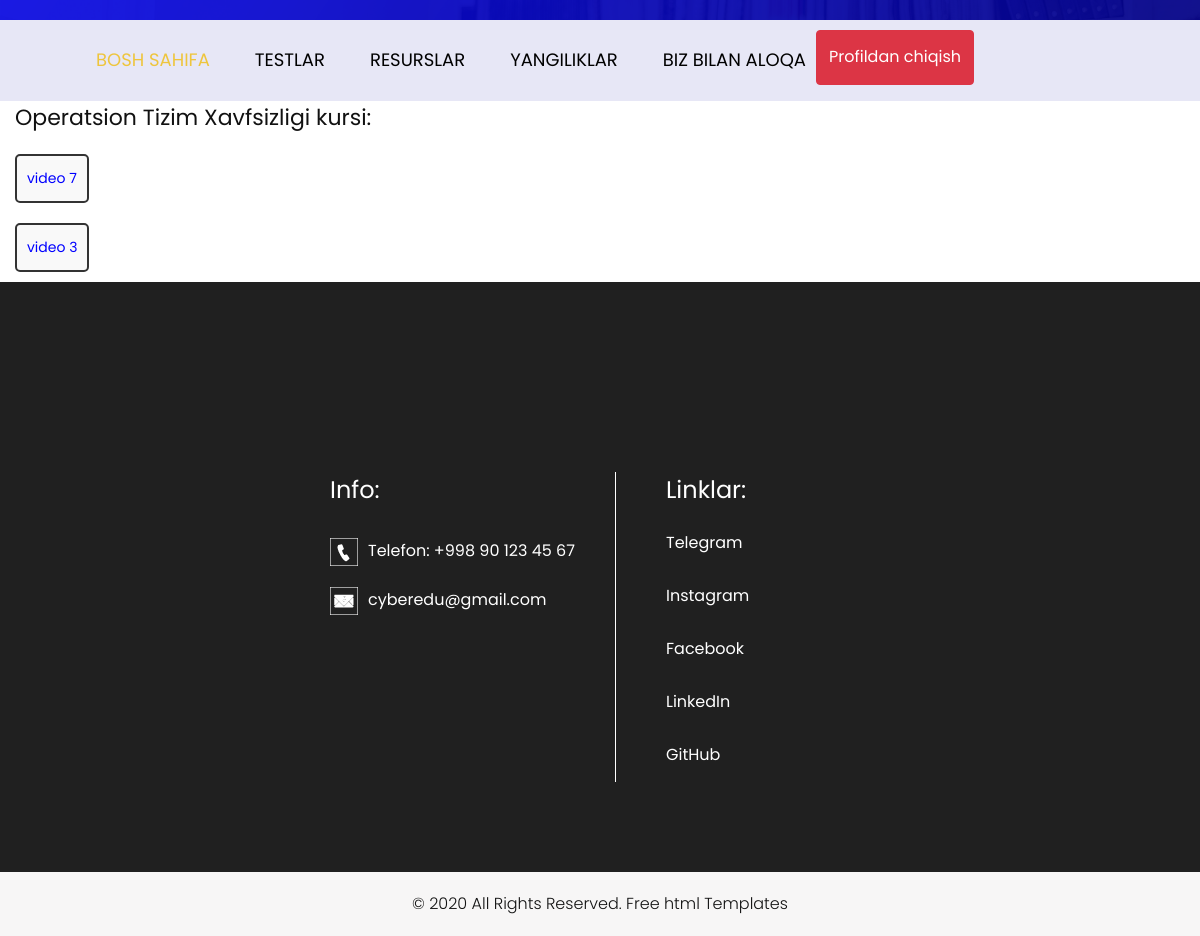
The page /operation-system/ (signed in) on the database as committed earlier.
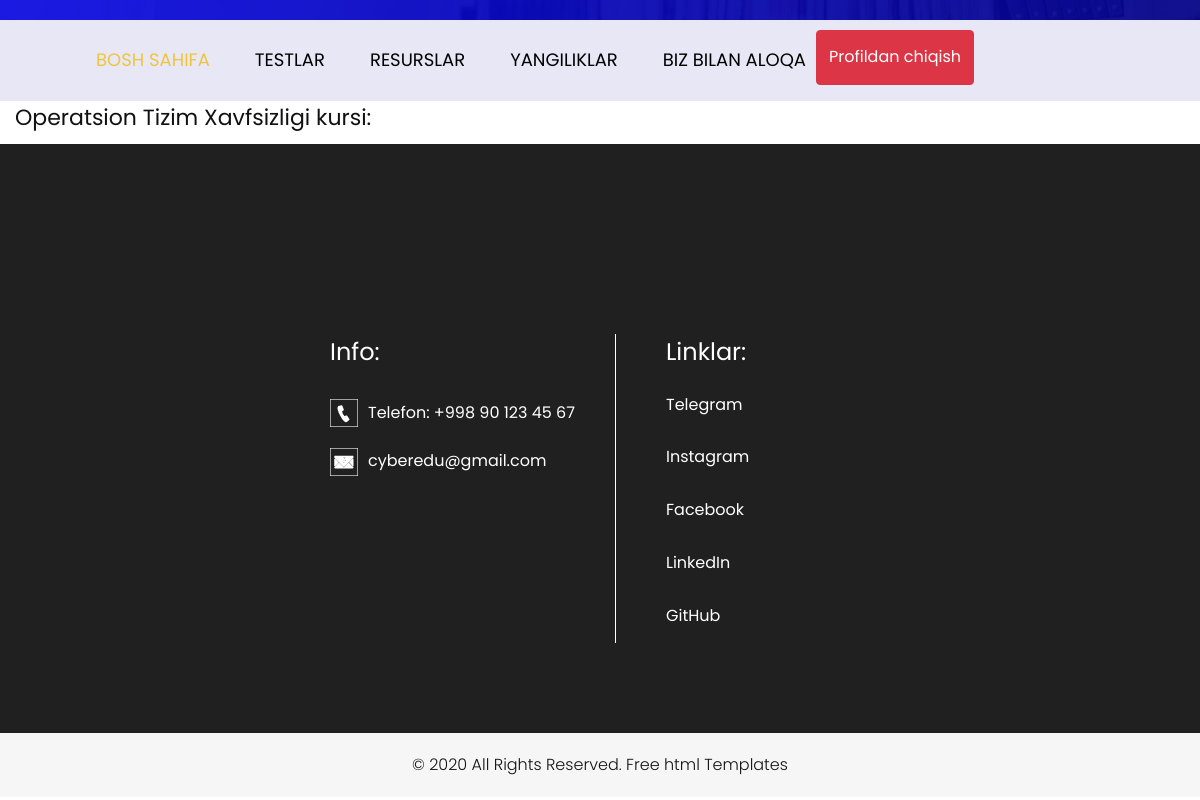
The same page on the database as committed later.
### videos/models.py (models this page shows, shortened)
class Videos(models.Model):
    class Status(models.TextChoices):
        Draft = 'DF', 'Draft'
        Published = 'PB', 'Published'
    title = models.CharField(max_length=250)
    slug = models.SlugField(max_length=250)
    body = models.TextField()
    video = models.FileField(upload_to='courses/videos')
    category = models.ForeignKey(Category,
                                 on_delete=models.CASCADE
                                 )
    publish_time = models.DateTimeField(default=timezone.now)
    created_time = models.DateTimeField(auto_now_add=True)
    updated_time = models.DateTimeField(auto_now=True)
    status = models.CharField(max_length=2,
                              choices=Status.choices,
                              default=Status.Draft
                              )
    objects = models.Manager()
    published = PublishedManager()
    class Meta:
        ordering = ["-publish_time"]

### videos/views.py (the view)
# urls.py: path('operation-system/', OperationSystemSecurityView.as_view(), name='operation_system_page'),
class OperationSystemSecurityView(BaseSubadminView):
    model = Videos
    template_name = 'videos/operation_system_security.html'
    context_object_name = 'operationsystemsecurity'
    def get_queryset(self):
        return Videos.objects.filter(
            status=Videos.Status.Published,
            category__name='OperationSystem'
        )

### videos/views.py (called while the page is built)
    def test_func(self):
        user = self.request.user
        return user.is_active

### templates/videos/operation_system_security.html (shortened to what the changed rows need)
{% load static %}
<!DOCTYPE html>
<html lang="en">
   <head>
      <link rel="stylesheet" type="text/css" href="https://cdnjs.cloudflare.com/ajax/libs/OwlCarousel2/2.0.0-beta.2.4/assets/owl.carousel.min.css" />
      <link rel="stylesheet" type="text/css" href="{% static 'css/bootstrap.min.css' %}">
      <link rel="stylesheet" type="text/css" href="{% static 'css/style.css' %}">
      <link rel="stylesheet" href="{% static 'css/responsive.css' %}">
      <link rel="stylesheet" href="{% static 'css/jquery.mCustomScrollbar.min.css' %}">
      <link rel="stylesheet" href="https://netdna.bootstrapcdn.com/font-awesome/4.0.3/css/font-awesome.css">
      <link rel="stylesheet" href="{% static 'css/owl.carousel.min.css' %}">
      <link rel="stylesheet" href="https://cdnjs.cloudflare.com/ajax/libs/fancybox/2.1.5/jquery.fancybox.min.css" media="screen">
       <link rel="stylesheet" href="https://cdnjs.cloudflare.com/ajax/libs/font-awesome/4.7.0/css/font-awesome.min.css">
   </head>
   <body>
          <div class="row">
            <div class="col-lg-5 col-md-5 col-sm-5">
              <div class="left_content">
                <div class="contact_area">
                  <h2 style="margin-left:15px">Operatsion Tizim Xavfsizligi kursi:</h2>
                        {% for video in operationsystemsecurity%}
                                <div class="container">
                                    <div class="row">
                                        <div class="video-item">
                                            <a href="{% url 'videos_detail_page' video.pk %}">
                                                <li style="color: blue">{{ video.title }}</li>
                                            </a>
                                        </div>
                                    </div>
                                </div>
                        {% endfor %}
                </div>
              </div>
            </div>
          </div>
   </body>
</html>

Rows that differ between the two databases and show on the page:
removed Videos: title "video 7"
removed Videos: title "video 3"
